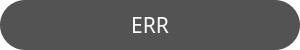
<?xml version="1.0" encoding="UTF-8"?>
<ui version="4.0">
 <class>Notification</class>
 <widget class="QWidget" name="Notification">
  <property name="geometry">
   <rect>
    <x>0</x>
    <y>0</y>
    <width>300</width>
    <height>50</height>
   </rect>
  </property>
  <property name="minimumSize">
   <size>
    <width>0</width>
    <height>50</height>
   </size>
  </property>
  <property name="windowTitle">
   <string>Notification</string>
  </property>
  <property name="styleSheet">
   <string notr="true">background-color: transparent;</string>
  </property>
  <layout class="QHBoxLayout" name="horizontalLayout">
   <property name="spacing">
    <number>0</number>
   </property>
   <property name="leftMargin">
    <number>0</number>
   </property>
   <property name="topMargin">
    <number>0</number>
   </property>
   <property name="rightMargin">
    <number>0</number>
   </property>
   <property name="bottomMargin">
    <number>0</number>
   </property>
   <item>
    <widget class="QLabel" name="label">
     <property name="font">
      <font>
       <family>宋体</family>
       <pointsize>16</pointsize>
      </font>
     </property>
     <property name="styleSheet">
      <string notr="true">QLabel {
  color: #ffffff;
  background-color: rgba(10, 10, 10, 70%);
  border-radius: 25px;
}</string>
     </property>
     <property name="text">
      <string>ERR</string>
     </property>
     <property name="alignment">
      <set>Qt::AlignCenter</set>
     </property>
    </widget>
   </item>
  </layout>
 </widget>
 <layoutdefault spacing="6" margin="11"/>
 <resources/>
 <connections/>
</ui>
